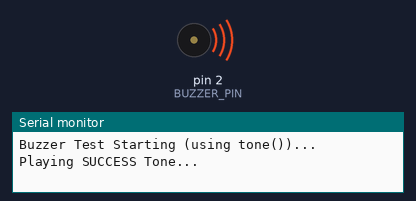
Simulated run of this sketch. Board: Arduino Uno, built with avr-gcc and run on an emulated ATmega328P. Shown: buzzer (waves = sounding), the last lines printed to the serial monitor.

Above: at 0.01 s.
At 3.0 s:
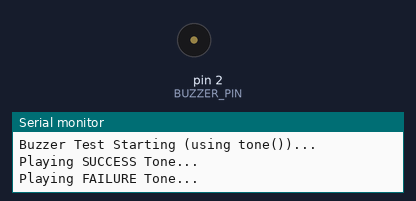
Timing chart, 0 to 4.5 s (numbered marks = the images above):
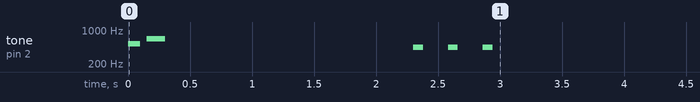

The sketch:

passive_buzzer_testing.ino
```cpp
// --- Buzzer Pin Configuration ---
// **IMPORTANT**: Change this if you connect the buzzer to a different pin
const int BUZZER_PIN = 2;

void setup() {
  Serial.begin(115200);
  Serial.println("Buzzer Test Starting (using tone())...");

  // No ledcSetup or ledcAttachPin needed!
  // The 'tone' function handles the PWM setup internally.

  // --- Test the Tones ---
  Serial.println("\nPlaying SUCCESS Tone...");
  playSuccessTone();

  delay(2000); // Wait 2 seconds between tests

  Serial.println("\nPlaying FAILURE Tone...");
  playFailureTone();

  Serial.println("\nBuzzer Test Complete.");
}

void loop() {
  // Nothing needed in the loop for this test
}

// --- SUCCESS Tone Implementation (High-Low-High ascending sound) ---
void playSuccessTone() {
  // tone(pin, frequency, duration)

  // Tone 1: C5 (523 Hz)
  tone(BUZZER_PIN, 523, 100);
  delay(150); // Pause includes the tone duration + short break

  // Tone 2: E5 (659 Hz)
  tone(BUZZER_PIN, 659, 150);
  delay(150); // Wait for the tone to finish
  noTone(BUZZER_PIN); // Stop the tone after the sequence
}

// --- FAILURE Tone Implementation (Low, repetitive 'buzz') ---
void playFailureTone() {
  // Play a low, repetitive note with short, sharp pulses: A4 (440 Hz)

  for (int i = 0; i < 3; i++) { // Repeat the short tone 3 times
    // Tone: A4
    tone(BUZZER_PIN, 440, 80);
    delay(180); // Longer pause between pulses to sound choppy (80ms tone + 100ms pause)
    noTone(BUZZER_PIN); // Explicitly stop the tone
    delay(100);
  }
}
```
